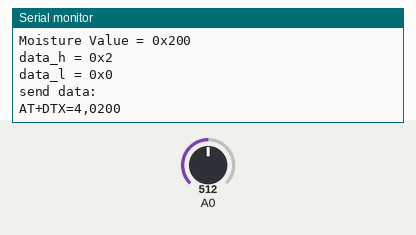
This sketch was run on a simulated Arduino Uno, built with avr-gcc and run on an emulated ATmega328P. Shown: the last lines printed to the serial monitor. The test bench sets the inputs (shaded band); at power-on: A0 = 512. The modem accepts every AT command (registered, SIM ready, sends succeed) and sends nothing else.

Above: at 10.8 s.
10.9 s: A0 set to 716
At 20.6 s:
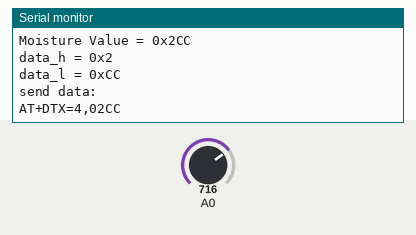
21.6 s: A0 set to 511
At 31.2 s:
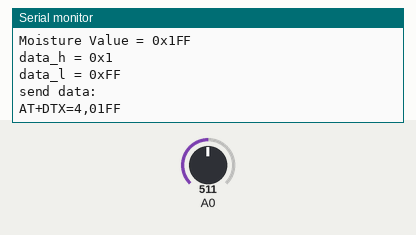
31.6 s: A0 set to 122
At 40.7 s:
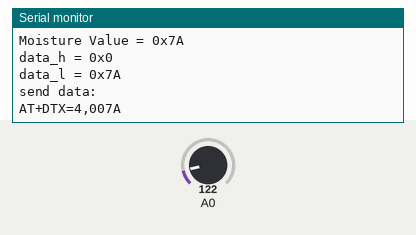
Timing chart, 0 to 42.2 s (numbered marks = the images above; inputs shaded):
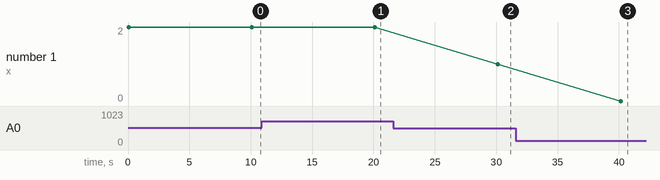

The sketch:

Example01.ino
```cpp
#include <SoftwareSerial.h>

/*
set arduino pin 10 = RX & pin 11 = TX for LoRa module
*/
SoftwareSerial LoRaUART(10, 11);

/*
# 土壤濕度
# Example code for the moisture sensor
# Connect the sensor to the A0(Analog 0) pin on the Arduino board
# the sensor value description:
# 0~300 dry soil
# 300~700 humid soil
# 700~950 in water
*/
int moistureValue = analogRead(A0);

/*
buffer for sending data
*/
char send_buf[64];

void setup()
{
  //init serial for serial monitor
  Serial.begin(9600);
  while(!Serial)
  {
  }
  Serial.println("\r\nArduino LoRa Sample");

#if 1
  //init serial for LoRa module
  LoRaUART.begin(9600);
  LoRaUART.println("AT");
  while(!LoRaUART.available())
  {
  }
  Serial.println("LoRa Ready");
#endif
}

void loop()
{
  moistureValue = analogRead(A0);
  Serial.print("Moisture Value = 0x");
  Serial.println(moistureValue, HEX);
  byte data_h = (byte)((moistureValue>>8) & 0x00FF);
  byte data_l = (byte)(moistureValue & 0x00FF);
  Serial.print("data_h = 0x");
  Serial.println(data_h, HEX);
  Serial.print("data_l = 0x");
  Serial.println(data_l, HEX);
#if 1
  //LoRaUART.println("AT+DTX=6,\"abcdef\"");
  sprintf(send_buf, "AT+DTX=4,%02X%02X", data_h, data_l);
  LoRaUART.println(send_buf);
  Serial.println("send data:");
  Serial.println(send_buf);
  Serial.println("");
#endif
  delay(10000);
}
```

Measured:
- after the input at 10.9 s, the serial monitor: prints a new line after 9.2 s (image 1)
- after the input at 21.6 s, the serial monitor: prints a new line after 8.5 s (image 2)
- after the input at 31.6 s, the serial monitor: prints a new line after 8.5 s (image 3)
- plotted number 1: 2 → 1 after the input at 21.6 s
